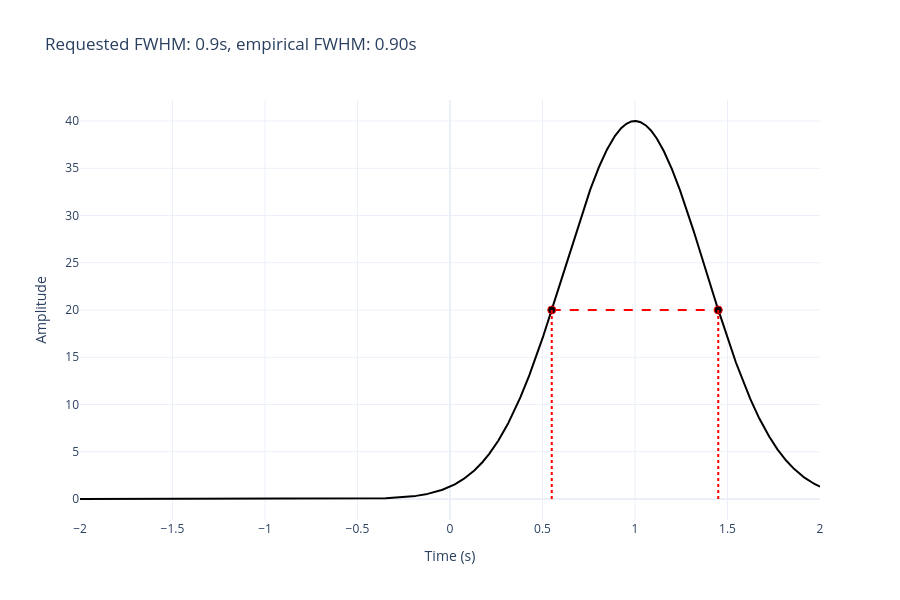

Write notebook code for a chart like this one.
### Code cell
fig = go.Figure()

fig.add_trace(go.Scatter(x=time, y=gaussian_window, mode='lines', line=dict(color='black', width=2)))

fig.add_trace(go.Scatter(
    x=[time[pre_50], time[pst_50]], 
    y=[gaussian_window[pre_50], gaussian_window[pst_50]], 
    mode='lines+markers', 
    line=dict(color='red', dash='dash'), 
    marker=dict(color='black', size=8, line=dict(color='red', width=1))
))

# Liniile verticale roșii punctate care coboară către axa X
fig.add_trace(go.Scatter(x=[time[pre_50], time[pre_50]], y=[0, gaussian_window[pre_50]], mode='lines', line=dict(color='red', dash='dot')))
fig.add_trace(go.Scatter(x=[time[pst_50], time[pst_50]], y=[0, gaussian_window[pst_50]], mode='lines', line=dict(color='red', dash='dot')))

# Formatarea titlului și a axelor pentru a se potrivi cu MATLAB
fig.update_layout(
    title=f"Requested FWHM: {fwhm}s, empirical FWHM: {empfwhm:.2f}s",
    xaxis_title="Time (s)",
    yaxis_title="Amplitude",
    template="plotly_white",
    showlegend=False,
    height=600
)

fig.show()

### Figure 1 — Plotly figure (JSON) as saved in the notebook; plotly's stock layout.template omitted (floating-point values rounded to 4 significant figures; data arrays with more than 128 entries replaced by an {"elided": "..."} marker saying what was removed)
{"data": [{"line": {"color": "black", "width": 2}, "mode": "lines", "type": "scatter", "x": {"elided": "4001 float values"}, "y": {"elided": "4001 float values"}}, {"line": {"color": "red", "dash": "dash"}, "marker": {"color": "black", "line": {"color": "red", "width": 1}, "size": 8}, "mode": "lines+markers", "type": "scatter", "x": [0.55, 1.45], "y": [20.0, 20.0]}, {"line": {"color": "red", "dash": "dot"}, "mode": "lines", "type": "scatter", "x": [0.55, 0.55], "y": [0, 20.0]}, {"line": {"color": "red", "dash": "dot"}, "mode": "lines", "type": "scatter", "x": [1.45, 1.45], "y": [0, 20.0]}], "layout": {"height": 600, "showlegend": false, "title": {"text": "Requested FWHM: 0.9s, empirical FWHM: 0.90s"}, "xaxis": {"title": {"text": "Time (s)"}}, "yaxis": {"title": {"text": "Amplitude"}}}}
